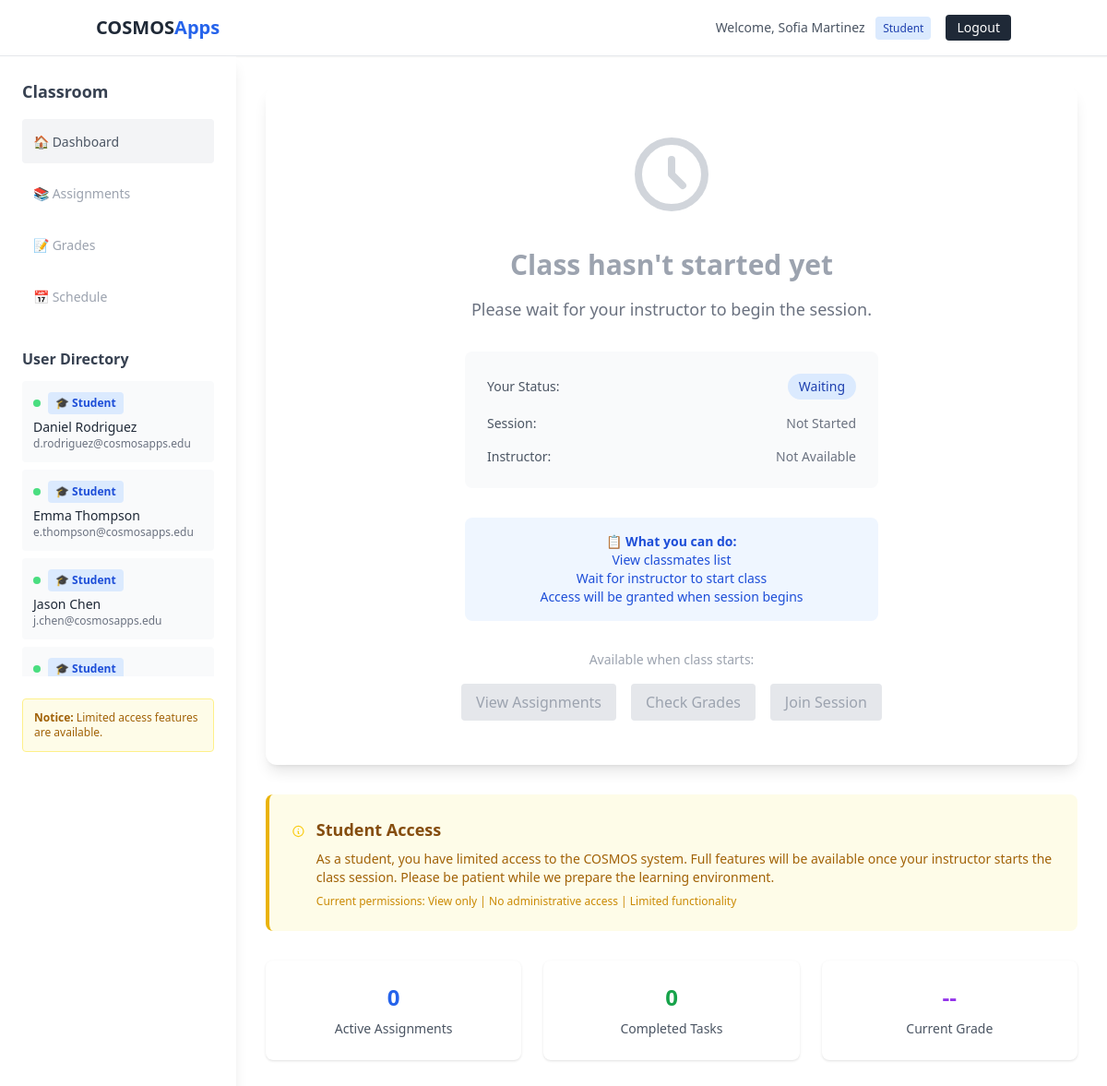
The page /student_dashboard.php (signed in) on the database its author committed.
### tables this page shows
CREATE TABLE IF NOT EXISTS users (
    id INT AUTO_INCREMENT PRIMARY KEY,
    username VARCHAR(50) UNIQUE NOT NULL,
    password VARCHAR(255) NOT NULL,
    full_name VARCHAR(100) NOT NULL,
    email VARCHAR(100) NOT NULL,
    role ENUM('admin', 'student') NOT NULL DEFAULT 'student',
    created_at TIMESTAMP DEFAULT CURRENT_TIMESTAMP,
    updated_at TIMESTAMP DEFAULT CURRENT_TIMESTAMP ON UPDATE CURRENT_TIMESTAMP
);

### src/config.php (called while the page is built, shortened)
<?php
$conn = new mysqli(DB_HOST, DB_USER, DB_PASS, DB_NAME);
$conn->set_charset("utf8mb4");
function isLoggedIn() {
    return isset($_SESSION['user_id']);
}
function getCurrentUser() {
    if (isLoggedIn()) {
        global $conn;
        $user_id = $_SESSION['user_id'];
        $query = "SELECT * FROM users WHERE id = $user_id";
        $result = $conn->query($query);
        return $result->fetch_assoc();
    }
    return null;
}
?>

### src/student_dashboard.php (the view, shortened to what this page needs)
<?php
require_once 'config.php';
$current_user = getCurrentUser();
?>
<!DOCTYPE html>
<html lang="en">
<head>
    <script src="https://cdn.tailwindcss.com"></script>
</head>
<body class="bg-white">
    <header class="bg-white border-b border-gray-200 shadow-sm">
        <div class="container mx-auto px-4">
            <div class="flex justify-between items-center py-4">
                <h1 class="text-xl font-bold text-gray-800">COSMOS<span class="text-blue-600">Apps</span></h1>
                <div class="flex items-center space-x-4">
                    <span class="text-gray-600 text-sm">
                        Welcome, <?php echo htmlspecialchars($current_user['full_name']); ?>
                        <span class="ml-2 px-2 py-1 bg-blue-100 text-blue-800 rounded text-xs">Student</span>
                    </span>
                    <a href="logout.php" class="bg-gray-800 hover:bg-gray-900 text-white px-3 py-1 rounded text-sm">
                        Logout
                    </a>
                </div>
            </div>
        </div>
    </header>
    <div class="flex">
        <aside class="w-64 bg-white shadow-lg min-h-screen p-6">
            <h3 class="text-lg font-semibold mb-4 text-gray-700">Classroom</h3>
            <div class="space-y-2">
                <div class="p-3 bg-gray-100 rounded">
                    <span class="text-sm text-gray-600">🏠 Dashboard</span>
                </div>
                <div class="p-3 hover:bg-gray-50 rounded cursor-not-allowed">
                    <span class="text-sm text-gray-400">📚 Assignments</span>
                </div>
                <div class="p-3 hover:bg-gray-50 rounded cursor-not-allowed">
                    <span class="text-sm text-gray-400">📝 Grades</span>
                </div>
                <div class="p-3 hover:bg-gray-50 rounded cursor-not-allowed">
                    <span class="text-sm text-gray-400">📅 Schedule</span>
                </div>
            </div>
            <div class="mt-8">
                <h4 class="font-semibold text-gray-700 mb-3">User Directory</h4>
                <div class="space-y-2 max-h-80 overflow-y-auto">
                    <?php
                    $classmates_query = "SELECT * FROM users WHERE id != " . $current_user['id'] . " ORDER BY role DESC, full_name ASC";
                    $classmates_result = $conn->query($classmates_query);
                    if ($classmates_result && $classmates_result->num_rows > 0):
                        while ($classmate = $classmates_result->fetch_assoc()): ?>
                            <div class="p-3 bg-gray-50 rounded hover:bg-gray-100 transition">
                                <div class="flex items-start justify-between">
                                    <div class="flex items-center space-x-2">
                                        <?php if ($classmate['role'] === 'admin'): ?>
                                            <div class="w-2 h-2 bg-red-500 rounded-full"></div>
                                            <span class="px-2 py-1 bg-red-100 text-red-700 rounded text-xs font-semibold">
                                                👑 Professor
                                            </span>
                                        <?php else: ?>
                                            <div class="w-2 h-2 bg-green-400 rounded-full"></div>
                                            <span class="px-2 py-1 bg-blue-100 text-blue-700 rounded text-xs font-semibold">
                                                🎓 Student
                                            </span>
                                        <?php endif; ?>
                                    </div>
                                </div>
                                <div class="mt-1">
                                    <p class="font-medium text-gray-800 text-sm">
                                        <?php echo htmlspecialchars($classmate['full_name']); ?>
                                    </p>
                                    <p class="text-xs text-gray-500">
                                        <?php echo htmlspecialchars($classmate['email']); ?>
                                    </p>
                                </div>
                            </div>
                        <?php endwhile;
                    else: ?>
                        <div class="p-4 bg-gray-50 rounded text-center">
                            <span class="text-gray-400">No other users enrolled yet</span>
                        </div>
                    <?php endif; ?>
                </div>
            </div>
            <div class="mt-6 p-3 bg-yellow-50 border border-yellow-200 rounded">
                <p class="text-xs text-yellow-700">
                    <strong>Notice:</strong> Limited access features are available.
                </p>
            </div>
        </aside>
        <main class="flex-1 p-8">
            <div class="max-w-4xl mx-auto">
                <div class="bg-white rounded-xl shadow-lg p-12 text-center">
                    <div class="mb-8">
                        <svg class="w-24 h-24 mx-auto text-gray-300" fill="none" stroke="currentColor" viewBox="0 0 24 24">
                            <path stroke-linecap="round" stroke-linejoin="round" stroke-width="2" d="M12 8v4l3 3m6-3a9 9 0 11-18 0 9 9 0 0118 0z"/>
                        </svg>
                    </div>
                    <h2 class="text-3xl font-bold text-gray-400 mb-4">Class hasn't started yet</h2>
                    <p class="text-gray-500 text-lg mb-8">
                        Please wait for your instructor to begin the session.
                    </p>
                    <div class="bg-gray-50 rounded-lg p-6 max-w-md mx-auto">
                        <div class="space-y-4">
                            <div class="flex items-center justify-between text-sm">
                                <span class="text-gray-600">Your Status:</span>
                                <span class="px-3 py-1 bg-blue-100 text-blue-800 rounded-full">Waiting</span>
                            </div>
                            <div class="flex items-center justify-between text-sm">
                                <span class="text-gray-600">Session:</span>
                                <span class="text-gray-500">Not Started</span>
                            </div>
                            <div class="flex items-center justify-between text-sm">
                                <span class="text-gray-600">Instructor:</span>
                                <span class="text-gray-500">Not Available</span>
                            </div>
                        </div>
                    </div>
                    <div class="mt-8 p-4 bg-blue-50 rounded-lg max-w-md mx-auto">
                        <p class="text-sm text-blue-700">
                            <strong>📋 What you can do:</strong><br>
                            View classmates list<br>
                            Wait for instructor to start class<br>
                            Access will be granted when session begins
                        </p>
                    </div>
                    <div class="mt-8">
                        <p class="text-sm text-gray-400 mb-4">Available when class starts:</p>
                        <div class="flex justify-center space-x-4">
                            <button disabled class="px-4 py-2 bg-gray-200 text-gray-400 rounded cursor-not-allowed">
                                View Assignments
                            </button>
                            <button disabled class="px-4 py-2 bg-gray-200 text-gray-400 rounded cursor-not-allowed">
                                Check Grades
                            </button>
                            <button disabled class="px-4 py-2 bg-gray-200 text-gray-400 rounded cursor-not-allowed">
                                Join Session
                            </button>
                        </div>
                    </div>
                </div>
                <div class="mt-8 bg-yellow-50 border-l-4 border-yellow-500 p-6 rounded-lg">
                    <div class="flex items-start">
                        <svg class="h-6 w-6 text-yellow-400 mr-3 mt-1" fill="none" stroke="currentColor" viewBox="0 0 24 24">
                            <path stroke-linecap="round" stroke-linejoin="round" stroke-width="2" d="M13 16h-1v-4h-1m1-4h.01M21 12a9 9 0 11-18 0 9 9 0 0118 0z"/>
                        </svg>
                        <div>
                            <h3 class="text-lg font-semibold text-yellow-800 mb-2">Student Access</h3>
                            <p class="text-yellow-700 text-sm">
                                As a student, you have limited access to the COSMOS system. Full features will be available
                                once your instructor starts the class session. Please be patient while we prepare the learning environment.
                            </p>
                            <p class="text-yellow-600 text-xs mt-2">
                                Current permissions: View only | No administrative access | Limited functionality
                            </p>
                        </div>
                    </div>
                </div>
                <div class="mt-8 grid grid-cols-1 md:grid-cols-3 gap-6">
                    <div class="bg-white rounded-lg p-6 text-center shadow">
                        <div class="text-2xl font-bold text-blue-600 mb-2">0</div>
                        <div class="text-sm text-gray-600">Active Assignments</div>
                    </div>
                    <div class="bg-white rounded-lg p-6 text-center shadow">
                        <div class="text-2xl font-bold text-green-600 mb-2">0</div>
                        <div class="text-sm text-gray-600">Completed Tasks</div>
                    </div>
                    <div class="bg-white rounded-lg p-6 text-center shadow">
                        <div class="text-2xl font-bold text-purple-600 mb-2">--</div>
                        <div class="text-sm text-gray-600">Current Grade</div>
                    </div>
                </div>
            </div>
        </main>
    </div>
</body>
</html>

### rows shown on the page
users: full_name "Sofia Martinez"
users: role "🎓 Student", full_name "Daniel Rodriguez", email "d.rodriguez@cosmosapps.edu"
users: role "🎓 Student", full_name "Emma Thompson", email "e.thompson@cosmosapps.edu"
users: role "🎓 Student", full_name "Jason Chen", email "j.chen@cosmosapps.edu"
users: role "🎓 Student"
